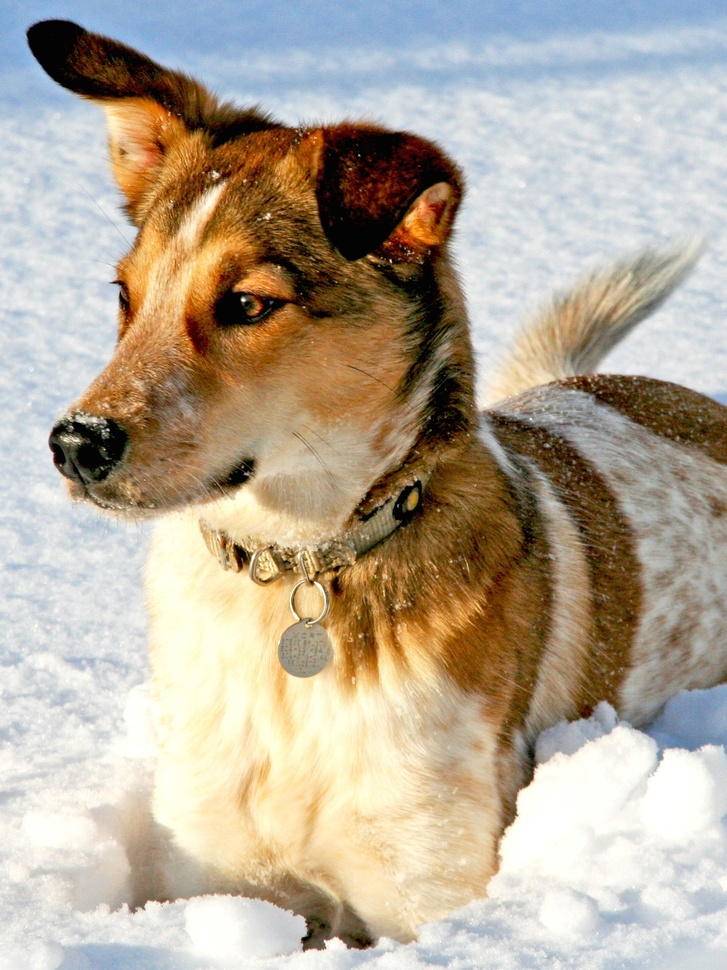
%> input picture Fondamenti di Data Science/Script/dog.jpg, 727 x 970 px, shrunk from 1500 x 2000 before the run
$ octave fourier_compressione.m   (GNU Octave 9; MATLAB toolbox functions it lacks are replaced by stand-ins)
%> lines starting %> are read from the running program, lines starting %| are printed output that depends on the picture; in (x1, y1, x2, y2) boxes, pixels count from 0 and x2, y2 are one past the last pixel; in counts of white or black regions, pixels touching at a corner belong together; the program's own positions count from 1
%% Fourier: Compressione immagine
clear; close all; clc;

%% Lettura dell'immagine
A = imread('dog.jpg');
%> A is the input picture: size 970x727x3 uint8; mean R, G, B 181.4, 169.5, 152
% Trasformazione dell'immagine in scala di grigi
B = rgb2gray(A);
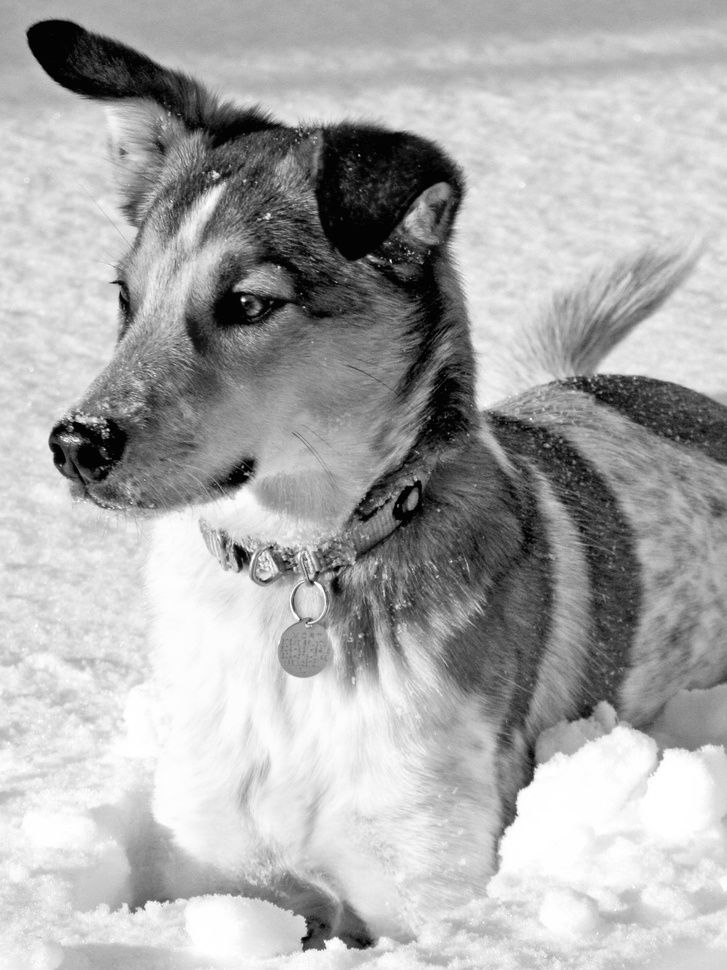
%> B: size 970x727 uint8; min 0, max 255, mean 171.1

%% Trasformata di fourier dell'immagine
Bt = fft2(B);
% Ordinamento per frequenza prendere il valore assolutio
Btsort = sort(abs(Bt(:)));

%% Ciclo per la compressione
perct = [.1 .05 .02 .005];
for k = 1:4
%> this loop made 4 passes; what is shown inside it comes from the first
    figure

    % Percentuale delle frequenze da eliminare
    keep = perct(k);

    % Scegliere un valore di soglia
    thresh = Btsort(floor((1-keep)*length(Btsort)));
%> thresh = 13771.6
    % Azzerrare gli indici che superano il valore di soglia
    ind = abs(Bt) > thresh;
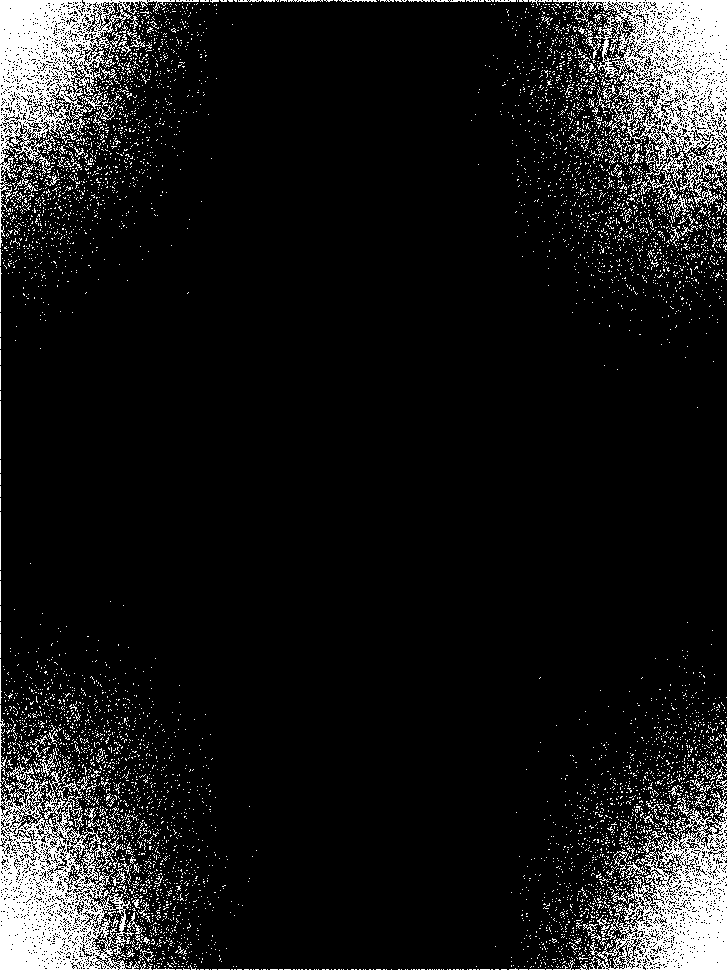
%> ind: size 970x727 logical; 10% white; 6137 white regions (5991 under 20 px), largest, box (x1, y1, x2, y2) and area: (553, 0, 727, 207) 14018, (0, 764, 139, 970) 13978, (0, 0, 175, 248) 11592

    % Costruzione della matrice che contiene solo i valori sopra soglia
    Atlow = Bt .* ind;

    % Ritorno alle variabili fisiche
    Alow=uint8(ifft2(Atlow));
    imshow(Alow)
    title(['Immagine compressa con percentuale di frequenze elimnate= ', num2str(keep)])

end

$ run again, with Fondamenti di Data Science/Script/jerry.jpg copied over Fondamenti di Data Science/Script/dog.jpg
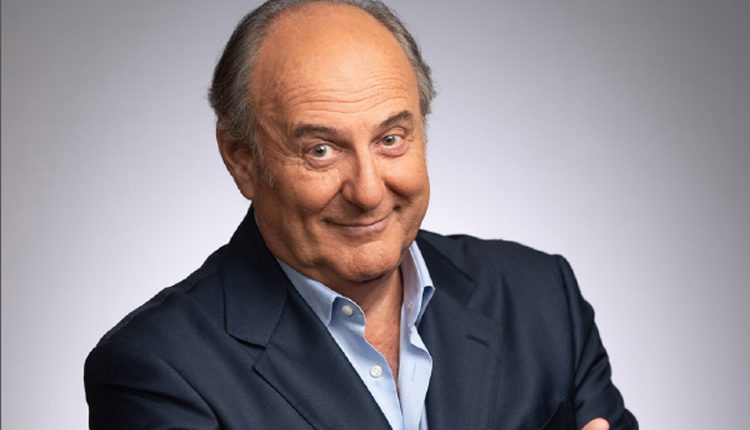
%> input picture Fondamenti di Data Science/Script/jerry.jpg, 750 x 430 px
%> A is the input picture: size 430x750x3 uint8; mean R, G, B 145.8, 137.3, 142.4
%> `B = rgb2gray(A);`:
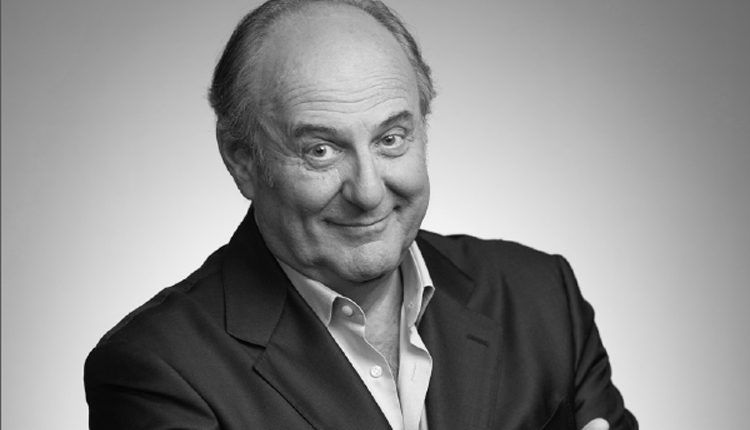
%> B: size 430x750 uint8; min 1, max 254, mean 140.5
%> thresh = 7925.8
%> `ind = abs(Bt) > thresh;`:
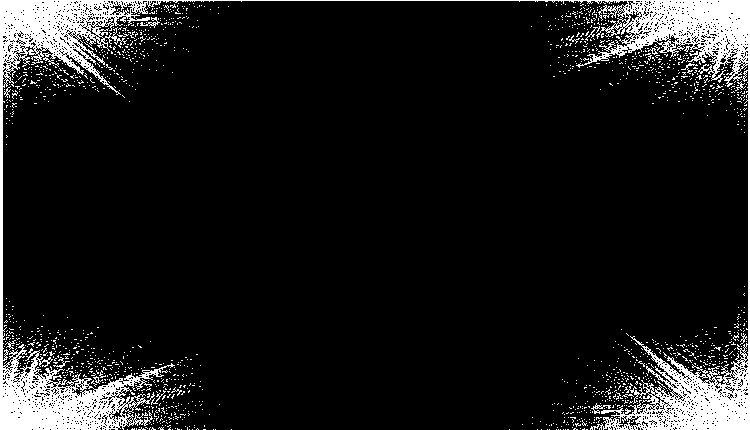
%> ind: size 430x750 logical; 10% white; 1534 white regions (1517 under 20 px), largest, box (x1, y1, x2, y2) and area: (0, 0, 750, 430) 28125, (140, 17, 160, 28) 64, (591, 403, 611, 414) 64
